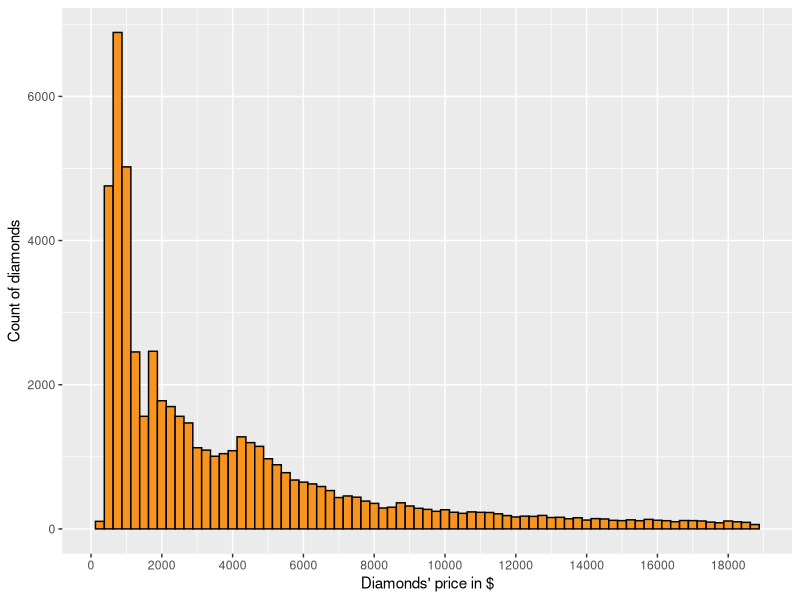
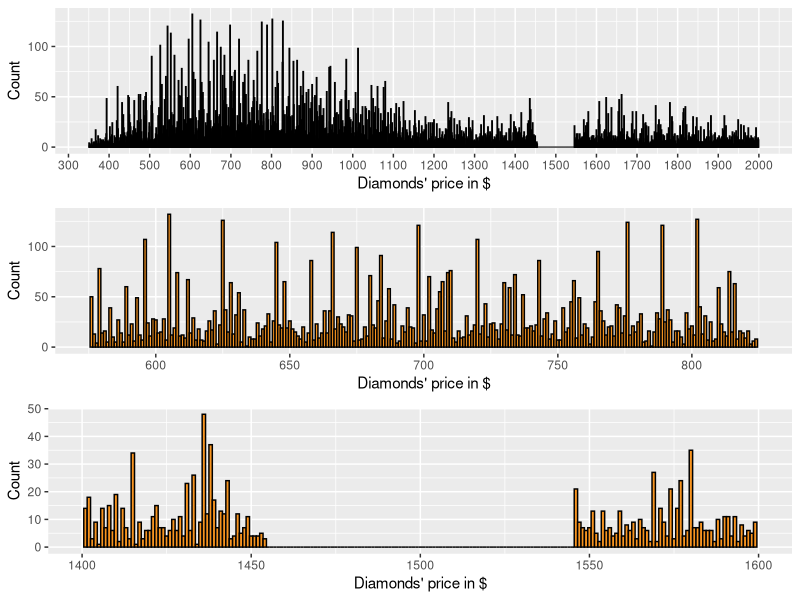
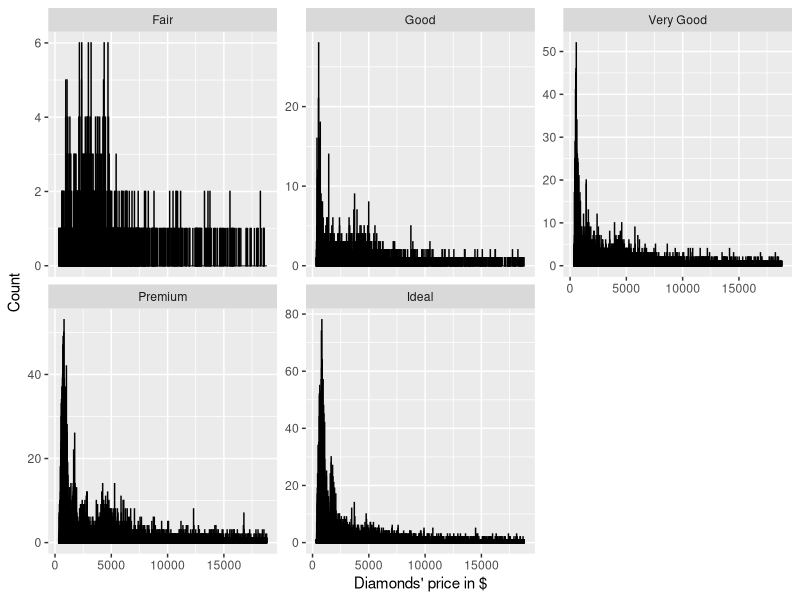
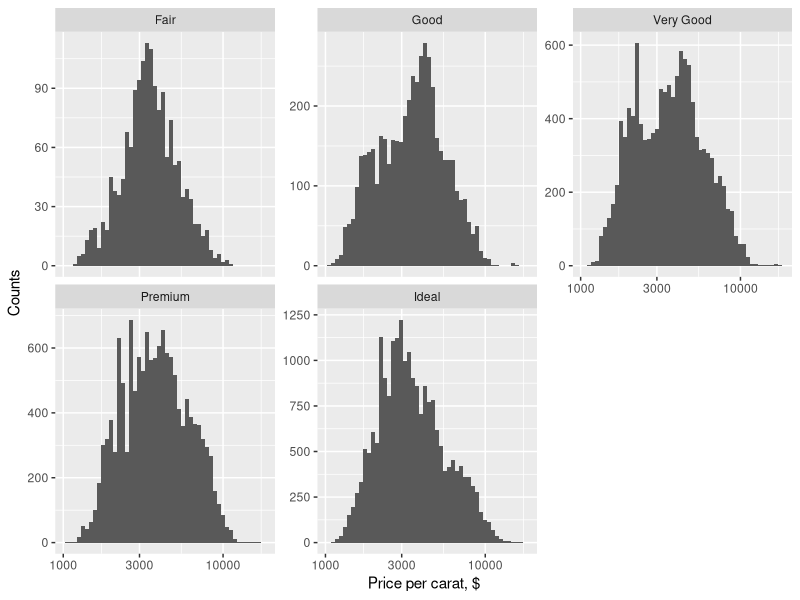
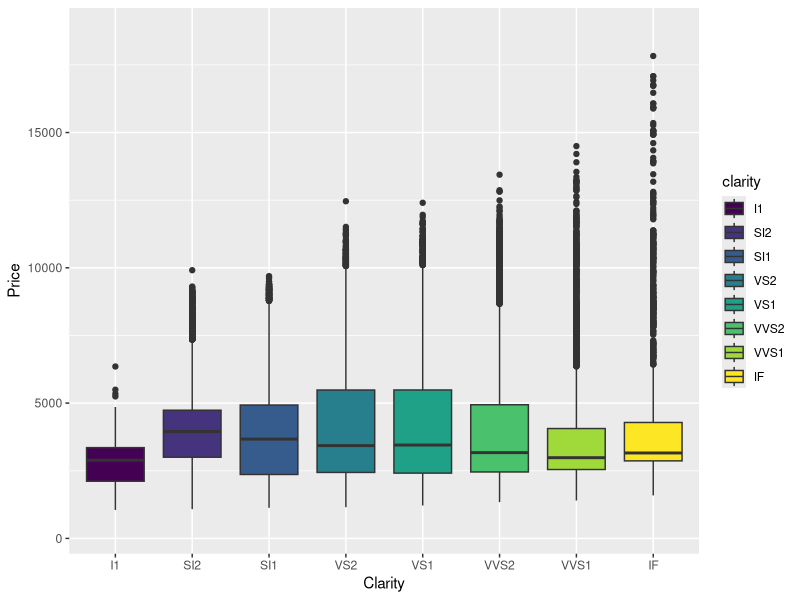
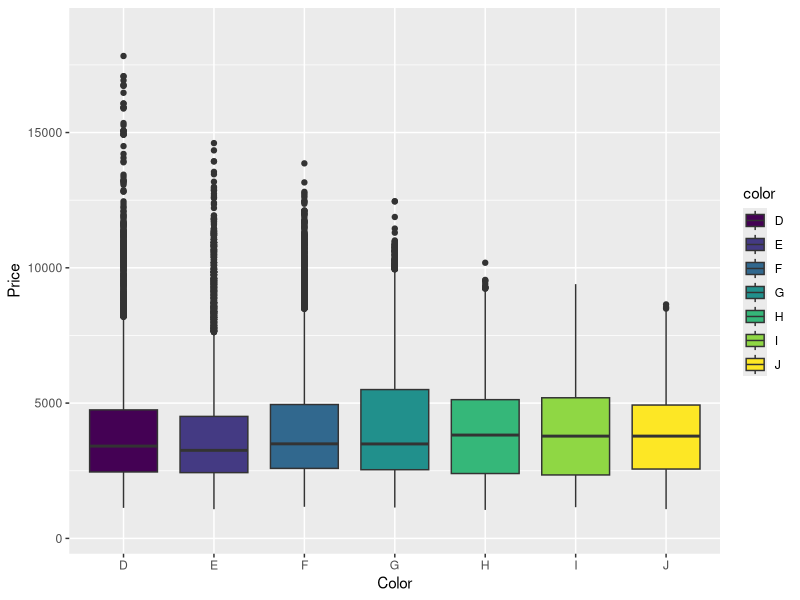
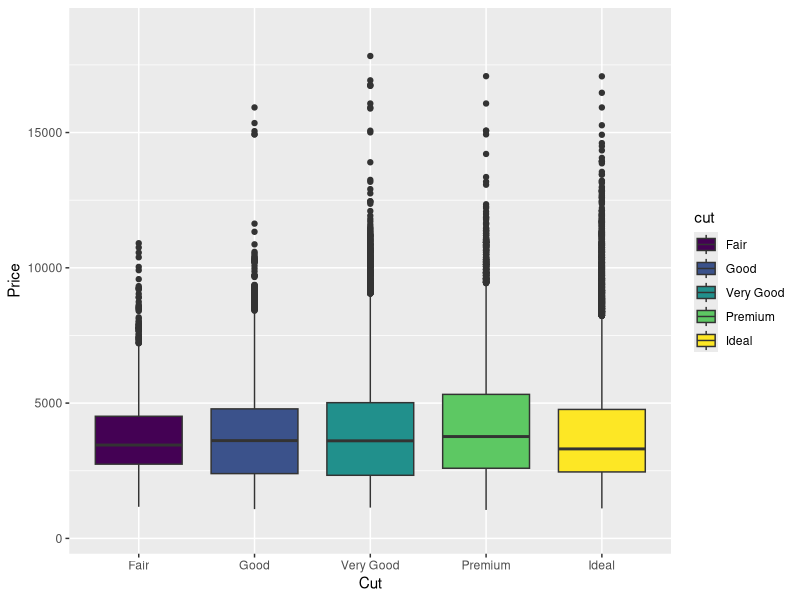
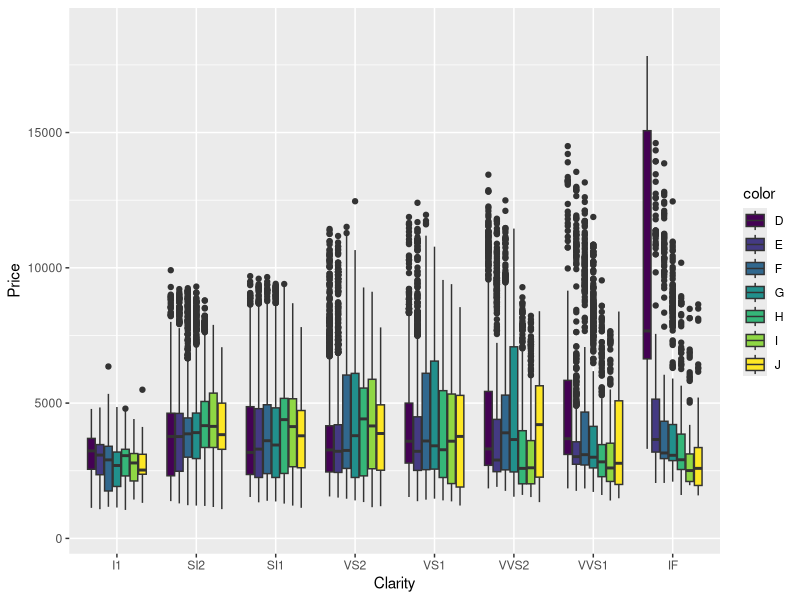

Generate these figures, in order, with R:
## ---- chunk 1
knitr::opts_chunk$set(echo = TRUE)
## ---- chunk 2
library(ggplot2)
dim(diamonds)
str(diamonds)
## ---- chunk 3
qplot(data = diamonds, x = price, binwidth = 250,
      color = I('black'), fill = I('#F79420'),
      xlab = "Diamonds' price in $",
      ylab = "Count of diamonds") + 
  scale_x_continuous(breaks = seq(0,20000, 2000))
## ---- chunk 4
#How many diamonds cost less than $500?
NROW(subset(diamonds,price<500))
#How many diamonds cost less than $250?
NROW(subset(diamonds,price<250))
#How many diamonds cost $15000 and more?
NROW(subset(diamonds,price>=15000))
## ---- chunk 5
library(gridExtra)
q <- qplot(data = diamonds, x = price, binwidth = 1,
      color = I('black'), fill = I('#F79420'),
      xlab = "Diamonds' price in $",
      ylab = "Count") 
q2 <- q + scale_x_continuous(breaks = seq(0,3000, 100), limits = c(350,2000))
ggsave('priceHistogram1.png')
q3 <- q + scale_x_continuous(breaks = seq(0,3000, 50), limits = c(575,825))
ggsave('priceHistogram2.png')
#exploring the price range with no diamonds
q4 <- q + scale_x_continuous(breaks = seq(0,3000, 50), limits = c(1400,1600))
ggsave('priceHistogram3.png')
suppressWarnings(grid.arrange(q2,q3,q4,ncol=1))
ggsave('priceHistogram.png')
## ---- chunk 6
head(sort(table(diamonds$price), decreasing = T),n = 3)
## ---- chunk 7
table(subset(diamonds$price, diamonds$price > 1450 & diamonds$price < 1550))
## ---- chunk 8
q + facet_wrap(~cut, scales = "free_y")

## ---- chunk 9
qplot(data = diamonds, x = price/carat, binwidth = 0.025,
      xlab = "Price per carat, $",
      ylab = "Counts") +
  facet_wrap(~cut, scales = "free_y") +
  scale_x_log10()

## ---- chunk 10
by(diamonds$price,diamonds$cut,summary,digits = max(getOption('digits')))
## ---- chunk 11
b1 <- qplot(data = diamonds, x = clarity, y = price/carat,
      xlab = 'Clarity',
      ylab = 'Price',
      geom = 'boxplot',
      fill=clarity) +
  coord_cartesian(ylim=c(350,18700))
ggsave("boxplot-price-clarity.png")
b2 <- qplot(data = diamonds, x = color, y = price/carat,
      xlab = 'Color',
      ylab = 'Price',
      geom = 'boxplot',
      fill=color) +
  coord_cartesian(ylim=c(350,18700))
ggsave("boxplot-price-color.png")
b3 <- qplot(data = diamonds, x = cut, y = price/carat,
      xlab = 'Cut',
      ylab = 'Price',
      geom = 'boxplot',
      fill=cut) +
  coord_cartesian(ylim=c(350,18700))
b1
b2
b3
ggsave("boxplot-price-cut.png")
## ---- chunk 12
qplot(data = diamonds, x = clarity, y = price/carat,
      xlab = 'Clarity',
      ylab = 'Price',
      geom = 'boxplot',
      fill=color) +
  coord_cartesian(ylim=c(350,18700))
ggsave("boxplot-price-clarity-color.png")
## ---- chunk 13
qplot(data = diamonds, x = clarity, y = price/carat,
      xlab = 'Clarity',
      ylab = 'Price',
      geom = 'boxplot',
      fill=cut)
ggsave("boxplot-price-clarity-cut.png")
## ---- chunk 14
by(diamonds$price,diamonds$color,summary,digits = max(getOption('digits')))
## ---- chunk 15
qplot(data = diamonds, x = carat, y = ..count.., 
      binwidth = 0.01,
      geom = "freqpoly") +
  scale_x_continuous(limits = c(0, 2.2), breaks = seq(0, 2.2, 0.1))

